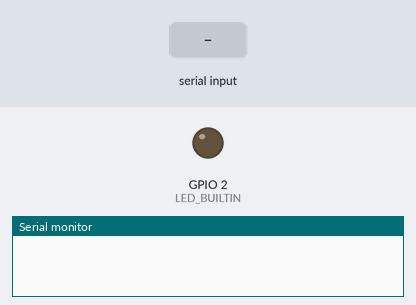
The sketch below on a simulated ESP32. Parts: output pins drawn as LEDs (lit = HIGH), the last lines printed to the serial monitor. Dashed ring = blinking. Inputs (shaded band) come from the test bench. Storage starts empty.

Above: at 0.0 s.
At 1.2 s:
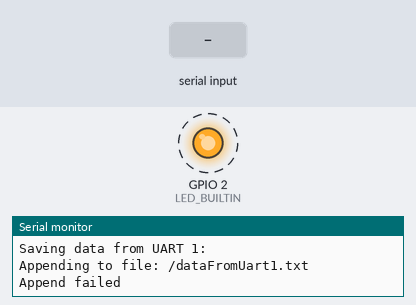
1.3 s: "1" received over the second serial link
Timing chart, 0 to 10.3 s (numbered marks = the images above; inputs shaded):
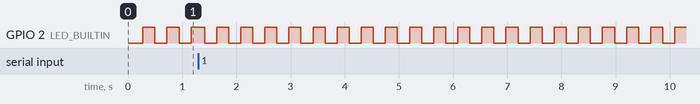

The sketch:

sketch_sep05a.ino
```cpp
// (licence header left out)
// Libraries for SD card
#include "FS.h"
#include "SD.h"
#include <SPI.h>
String dataMessage2;
String dataMessage1;
// Initialize SD card
void initSDCard(){
   if (!SD.begin()) {
    Serial.println("Card Mount Failed");
    return;
  }
  uint8_t cardType = SD.cardType();

  if(cardType == CARD_NONE){
    Serial.println("No SD card attached");
    return;
  }
  Serial.print("SD Card Type: ");
  if(cardType == CARD_MMC){
    Serial.println("MMC");
  } else if(cardType == CARD_SD){
    Serial.println("SDSC");
  } else if(cardType == CARD_SDHC){
    Serial.println("SDHC");
  } else {
    Serial.println("UNKNOWN");
  }
  uint64_t cardSize = SD.cardSize() / (1024 * 1024);
  Serial.printf("SD Card Size: %lluMB\n", cardSize);
}

// Write to the SD card
void writeFile(fs::FS &fs, const char * path, const char * message) {
  Serial.printf("Writing file: %s\n", path);

  File file = fs.open(path, FILE_WRITE);
  if(!file) {
    Serial.println("Failed to open file for writing");
    return;
  }
  if(file.print(message)) {
    Serial.println("File written");
  } else {
    Serial.println("Write failed");
  }
  file.close();
}

// Append data to the SD card
void appendFile(fs::FS &fs, const char * path, String  message) {
  Serial.printf("Appending to file: %s\n", path);

  File file = fs.open(path, FILE_APPEND);
  if(!file) {
    Serial.println("Failed to open file for appending");
    return;
  }
  if(file.print(message)) {
    Serial.println("Message appended");
  } else {
    Serial.println("Append failed");
  }
  file.close();
}
int led_state = LOW;
String content = "";
String PathUart1="/dataFromUart1.txt";
String PathUart2="/dataFromUart2.txt";
char character;
void setup() {
  Serial.begin(115200);
  Serial2.begin(921600);
  Serial1.begin(921600,SERIAL_8N1,32,33); // baud,data,rx,tx
  Serial2.setTimeout(100);
  Serial1.setTimeout(100);
   // initialize digital pin LED_BUILTIN as an output.
  pinMode(LED_BUILTIN, OUTPUT);
  initSDCard();

  // If the data.txt file doesn't exist
  // Create a file on the SD card and write the data labels
  File file_2 = SD.open("/dataFromUart2.txt");
  if(!file_2) {
    Serial.println("File doesn't exist");
    Serial.println("Creating file...");
    writeFile(SD, "//dataFromUart2.txt", "OriginGPS =] \r\n");
  }
  else {
    Serial.println("File already exists");
  }
  file_2.close();

  File file_1 = SD.open("/dataFromUart1.txt");
  if(!file_1) {
    Serial.println("File doesn't exist");
    Serial.println("Creating file...");
    writeFile(SD, "//dataFromUart1.txt", "OriginGPS =] \r\n");
  }
  else {
    Serial.println("File already exists");
  }
  file_1.close();
}

void loop() {


          dataMessage2=Serial2.readString();
          Serial.print("Saving data from UART 2: ");
          Serial.println(dataMessage2);
          appendFile(SD, PathUart2.c_str(),dataMessage2);

          dataMessage1=Serial1.readString();
          Serial.print("Saving data from UART 1: ");
          Serial.println(dataMessage1);
          appendFile(SD, PathUart1.c_str(),dataMessage1);


            // toggle state of LED

             led_state = !led_state;


    // control LED arccoding to the toggled state
    digitalWrite(LED_BUILTIN, led_state);
//          //Serial.println(dataMessage);
//          //Append the data to file
//


}
```

Measured:
- by itself, GPIO 2 (LED_BUILTIN): alternates HIGH for 0.22 s and LOW for 0.22 s
